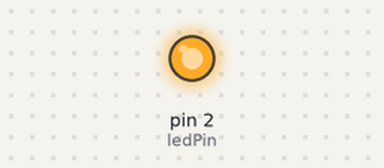
Simulated run of this sketch. Board: Arduino Uno, built with avr-gcc and run on an emulated ATmega328P. Shown: output pins drawn as LEDs (lit = HIGH).

Above: at 1.4 s.
At 9.0 s:
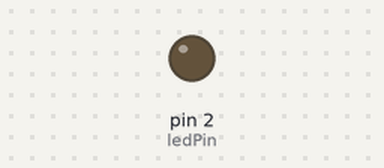
Timing chart, 0 to 18.3 s (numbered marks = the images above):
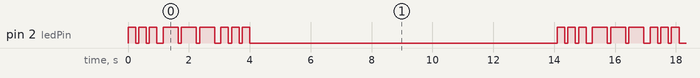

The sketch:

03-codigoMorse.ino
```cpp
/*Autor: André Lubawski
 * Data: 10/03/2021
 *
 * Programa: Sinalizador de Código Morse S.O.S.
 *
 * O padrão S.O.S. é formado por três pontos(sinais curtos),
 * seguidos por três traços(sinais longos),
 * seguidos novamente por três pontos
 *
 * OBS: O circuito utlizado é o mesmo do exemplo 02-led piscante
 */
int ledPin = 2;

void setup() {

  pinMode(ledPin, OUTPUT);

}

void loop() {

  //3 pontos
 for (int x = 1; x < 4; x++){
     digitalWrite(ledPin, HIGH);
     delay(250);
     digitalWrite(ledPin, LOW);
     delay(100);
 }
delay(100);//tempo de espera para trocar iniciar o código de outra letra
for(int x = 1; x < 4; x++){
  //3 traços, o tempo em high deve ser aumentado para que o código faça sentido
  digitalWrite(ledPin, HIGH);
  delay(500);
  digitalWrite(ledPin, LOW);
  delay(100);
}
delay(100);

for(int x = 1; x < 4; x++){
  // 3 pontos
  digitalWrite(ledPin, HIGH);
  delay(250);
  digitalWrite(ledPin, LOW);
  delay(100);
}
delay(10000); // espera 10 segundos antes de enviar o código novamente
}
```

Measured:
- by itself, pin 2 (ledPin): repeats every 14.1 s: 2 × (LOW 0.10 s, HIGH 0.25 s), LOW 0.20 s, 2 × (HIGH 0.50 s, LOW 0.10 s), HIGH 0.50 s, LOW 0.20 s, 2 × (HIGH 0.25 s, LOW 0.10 s), HIGH 0.25 s, LOW 10.1 s, HIGH 0.25 s
- by itself, everything shown: repeats every 14.1 s, in 18 steps
